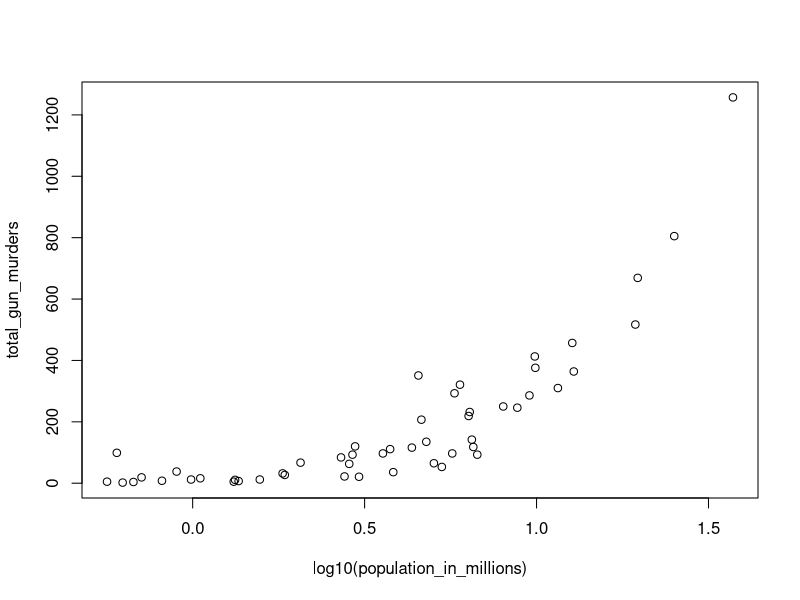
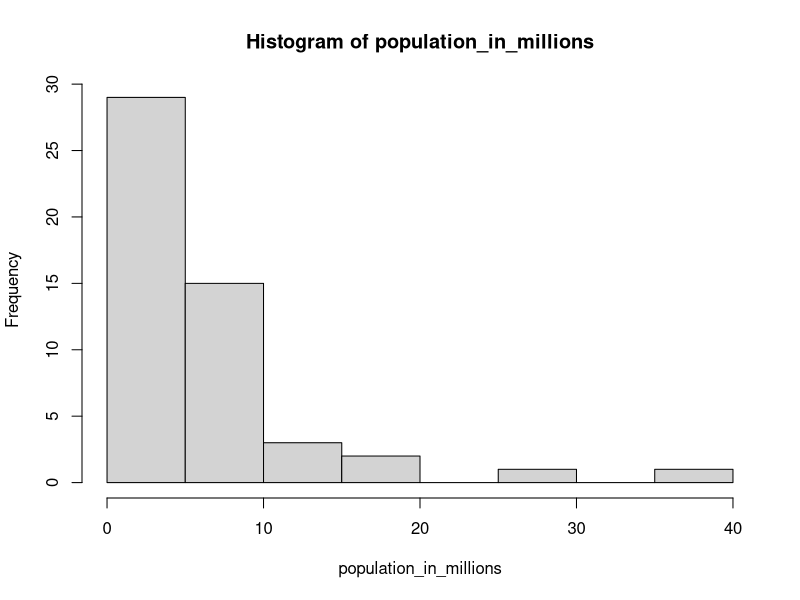
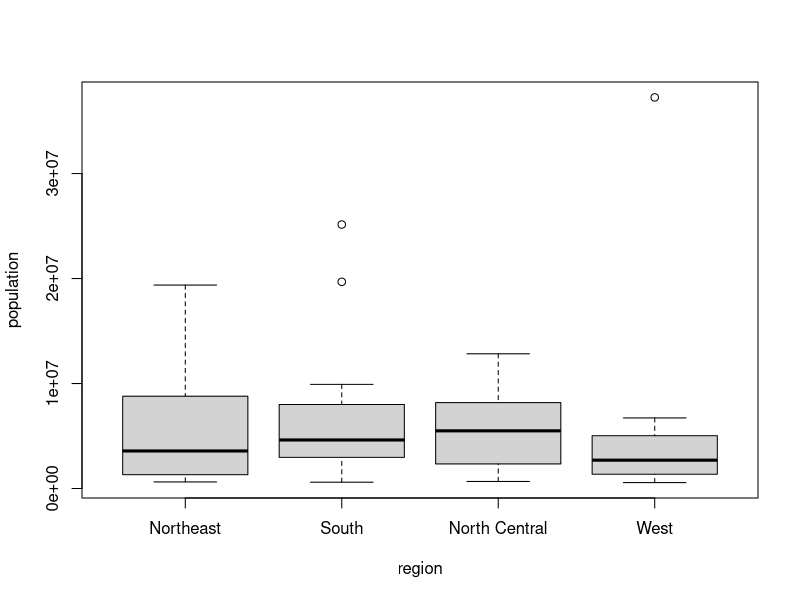
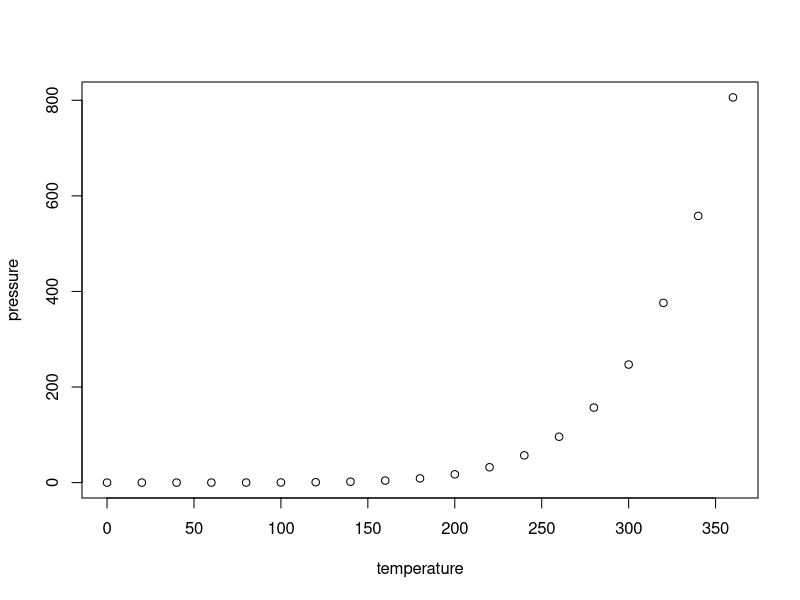

R code for these plots, in order:
## ---- chunk 1
knitr::opts_chunk$set(echo = TRUE)
## ---- chunk 2
library(dslabs)
data(murders)
## ---- chunk 3
pop =(murders$population)
d = sort(pop)
d[1]
## ---- chunk 4
x <- order(pop)
x[1]
## ---- chunk 5
minMurders = which.min(murders$population)
minMurders
## ---- chunk 6
murders$state[minMurders]
## ---- chunk 7
e <- (murders$population)
ranks <- rank(e)
negaraBagian <- (murders$state)
peringkat <- ranks
my_df <- data.frame(negaraBagian, peringkat)
my_df
## ---- chunk 8
ind <- order(my_df$peringkat)
my_df$negaraBagian[ind]
## ---- chunk 9
population_in_millions <- murders$population/10^6
total_gun_murders <- murders$total
plot(log10(population_in_millions), total_gun_murders)
## ---- chunk 10
hist(population_in_millions)
## ---- chunk 11
boxplot(population~region, data = murders)
## ---- chunk 12
summary(cars)
## ---- chunk 13
plot(pressure)
